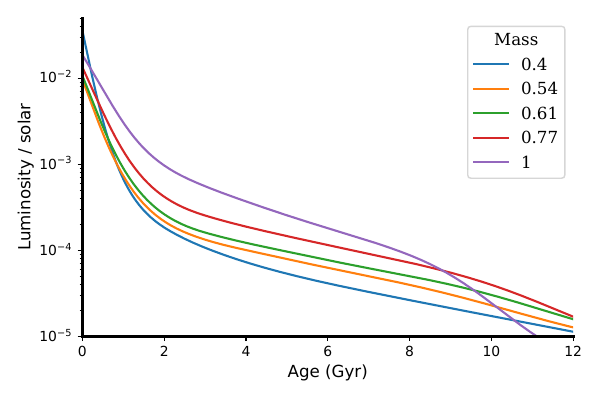

Reproduce this figure in Python.
from astropy.io import ascii
import matplotlib.pyplot as plt
from scipy.interpolate import make_smoothing_spline
import numpy as np

def splsmooth(x,y,xnew):
	spl = make_smoothing_spline(x, y, lam=0.1)
	return spl(xnew)
	
import plotsetup

d=ascii.read("wdcool.dat")
lum1=d['col1']
t04=d['col2']
t06=d['col3']
t08=d['col4']
t1= d['col5']
t06he=d['col6']
t06h=d['col7']

d2=ascii.read("wdcool2.dat")
lum2=-d2['col1']
t054=d2['col2']
t055=d2['col3']
t061=d2['col4']
t060a=d2['col5']
t068=d2['col6']
t077=d2['col7']
t087=d2['col8']
t1v2=d2['col9']

t=np.linspace(0,12,1000)

use_winget=False
if use_winget:
	ts=[t04,t06,t08,t1]
	labs=["0.4","0.6","0.8","1"]
	lums=[lum1,lum1,lum1,lum1]
else:
	ts=[t04,t054,t061,t077,t1v2]
	labs=["0.4","0.54","0.61","0.77","1"]
	lums=[lum1,lum2,lum2,lum2,lum2]
	
for tt,lab,lum in zip(ts,labs,lums):
	plt.plot(t,10**splsmooth(tt,lum,t),label=lab)

plt.legend(title="Mass")
plt.xlabel("Age (Gyr)")
plt.ylim(1e-5,.05)
plt.yscale("log")
plt.ylabel("Luminosity / solar")
plt.xlim(0,12)

plt.tight_layout()
plt.savefig("wdcool.pdf")
